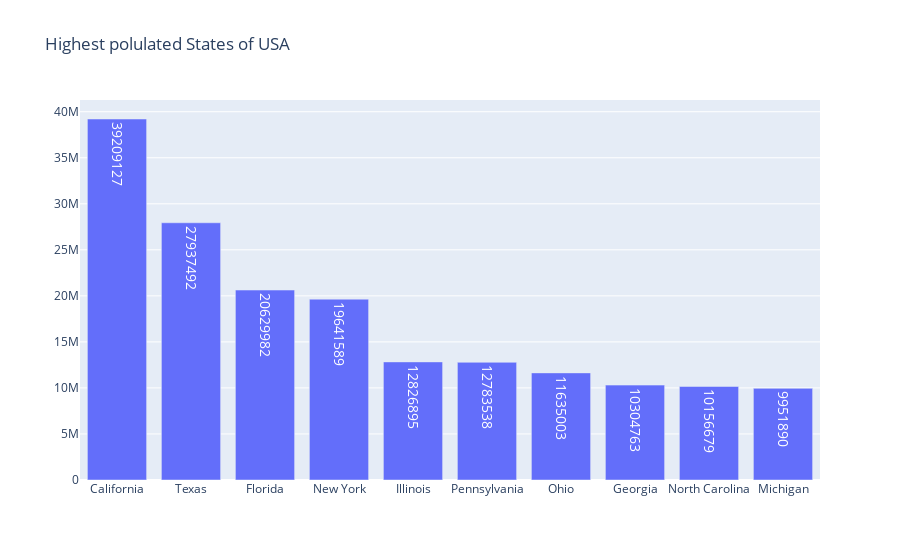

This figure's notebook cell:
### Code cell
fig=go.Figure(go.Bar(
x=large_pop['State'],
    y=large_pop['Population 2016'],text=large_pop['Population 2016'],
    
))
fig.update_traces(textposition='inside', textfont_size=14)
fig.update_layout(title='Highest polulated States of USA')

fig.show()

### Figure 1 — Plotly figure (JSON) as saved in the notebook; plotly's stock layout.template omitted (floating-point values rounded to 4 significant figures)
{"data": [{"text": [39209127, 27937492, 20629982, 19641589, 12826895, 12783538, 11635003, 10304763, 10156679, 9951890], "textfont": {"size": 14}, "textposition": "inside", "type": "bar", "x": ["California", "Texas", "Florida", "New York", "Illinois", "Pennsylvania", "Ohio", "Georgia", "North Carolina", "Michigan"], "y": [39209127, 27937492, 20629982, 19641589, 12826895, 12783538, 11635003, 10304763, 10156679, 9951890]}], "layout": {"title": {"text": "Highest polulated States of USA"}}}
